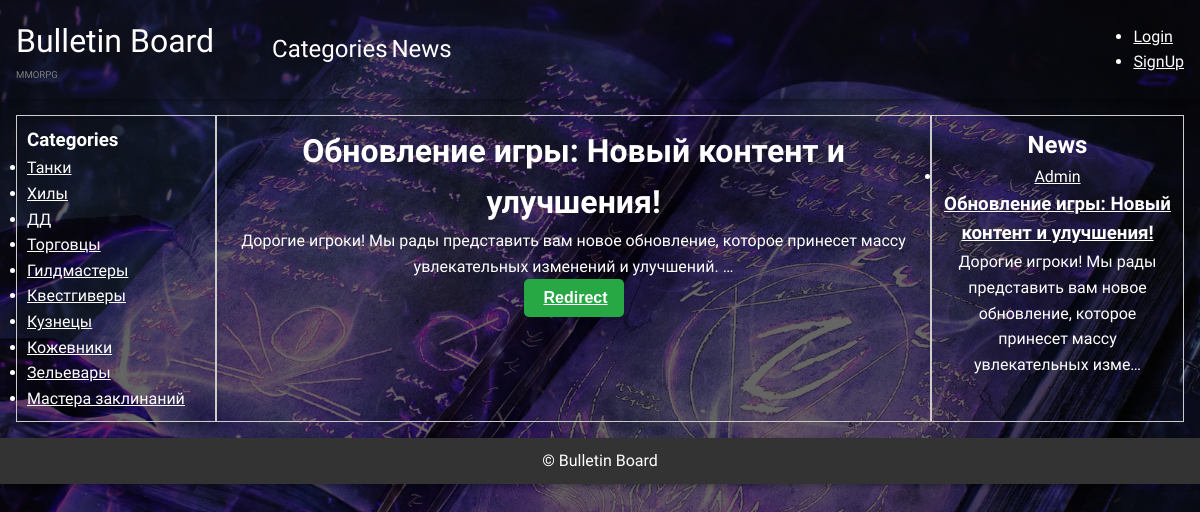
The app's page /posts/list/ with its own data.
### board/models.py (models this page shows, shortened)
class Category(models.Model):
    class Meta:
        verbose_name = 'Category'
        verbose_name_plural = 'Categories'
    name = models.CharField(max_length=150)
    slug = models.SlugField(
        max_length=255, unique=True, db_index=True, verbose_name="URL",
        blank=True)
    descriptions = models.TextField(blank=True)
    image = models.ImageField(
        upload_to='categories/images/', null=True, blank=True)

class Post(models.Model):
    author = models.ForeignKey(User, on_delete=models.CASCADE)
    title = models.CharField(max_length=150, blank=False)
    text = models.TextField()
    created_date = models.DateTimeField(auto_now_add=True)
    image = models.ImageField(
        upload_to='posts/images/', null=True, blank=True)
    video = models.FileField(
        upload_to='posts/videos', null=True, blank=True)
    slug = models.SlugField(
        max_length=255, unique=True, db_index=True, verbose_name="URL",
        blank=True)

### board/views.py (the view)
class PostListView(View):
    def get_context_data(self, request):
        posts = Post.objects.all().order_by('-created_date')
        categories = Category.objects.all()
        return {
            'categories': categories,
            'posts': posts,
        }
    def get(self, request):
        context = self.get_context_data(request)
        return render(request, 'posts/post_list.html', context)

### templates/posts/post_list.html (shortened to what this page needs)
{% extends 'default.html' %}
{% load i18n %}
{% block side-left %}
    <section>
        <h1>{% trans 'Categories' %}</h1>
    </section>
    <section>
        <ul class="categories">
        {% for category in categories %}
            <li class="category">
                <a href="#">{{category.name}}</a>
            </li>
        {% endfor %}
        </ul>
    </section>
{% endblock side-left %}
{% block content %}
    {% for post in posts %}
    <div class="card-left">
        <h1>{{post.title}}</h1>
        <p>{{post.text|truncatechars:120}}</p>
        <button class="green-button"><a href="{% url 'PostDetail' post.pk post.slug %}">Redirect</a></button>
    </div>
    {% endfor %}
{% endblock content %}
{% block side-right %}
<section>
    <h1>{% trans 'News' %}</h1>
</section>
    <section class="posts">
        <ul>
        {% for post in posts %}
            <li>
                <a href="#">{{ post.author }}</a>
                <h3><a href="#">{{ post.title }}</a></h3>
                <p>{{ post.text|truncatechars:100 }}</p>
            </li>
        {% endfor %}
        </ul>
    </section>
{% endblock side-right %}

### static/css/styles.css (style rules this page uses)
* { margin: 0; padding: 0; box-sizing: border-box; color: #fff; }
body { height: 100%; font-family: "Philosopher", sans-serif; font-weight: 400; font-style: normal; line-height: 1.6; background: linear-gradient(rgba(0, 0, 0, 0.6), rgba(0, 0, 0, 0.6)), url('/media/images/background/book-dark-magic-kniga-magiia-tiomnaia-magiia-runy.jpg') center / cover no-repeat; background-color: #000; background-size: cover; background-attachment: fixed; }
.green-button { background-color: #28a745; color: #fff; font-size: 16px; font-weight: bold; padding: 10px 20px; border: none; border-radius: 5px; cursor: pointer; transition: background-color 0.3s ease, transform 0.2s ease; box-shadow: 0 4px 6px rgba(0, 0, 0, 0.1); }
.card-left { flex: 3; }
.card-left button { color:green; width: 100%; max-width: 100px; }

### records on screen
Category: name "Танки"
Category: name "Хилы"
Category: name "ДД"
Category: name "Торговцы"
Category: name "Гилдмастеры"
Category: name "Квестгиверы"
Category: name "Кузнецы"
Category: name "Кожевники"
Category: name "Зельевары"
Category: name "Мастера заклинаний"
Post: title "Обновление игры: Новый контент и улучшения!", text "Дорогие игроки! Мы рады представить вам новое обновление, которое принесет массу увлекательных изменений и улучшений. …", author "Admin", text "Дорогие игроки! Мы рады представить вам новое обновление, которое принесет массу увлекательных изме…"
